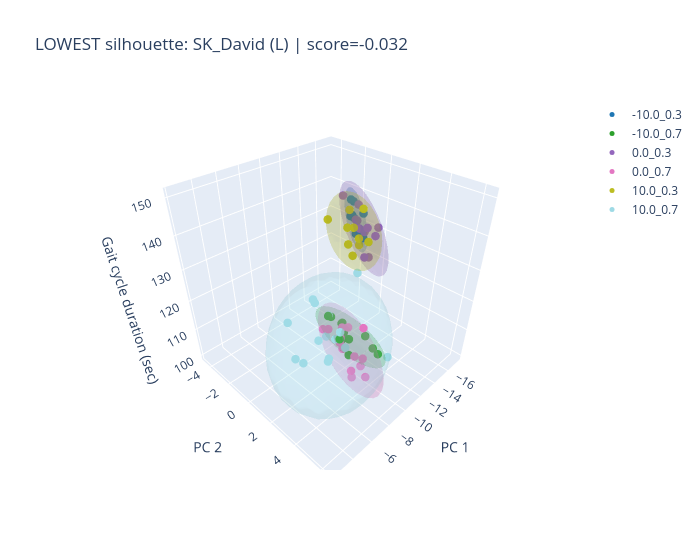
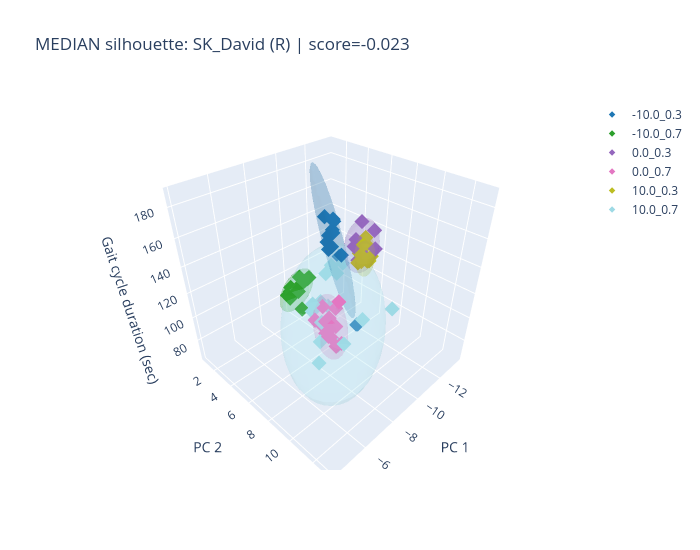
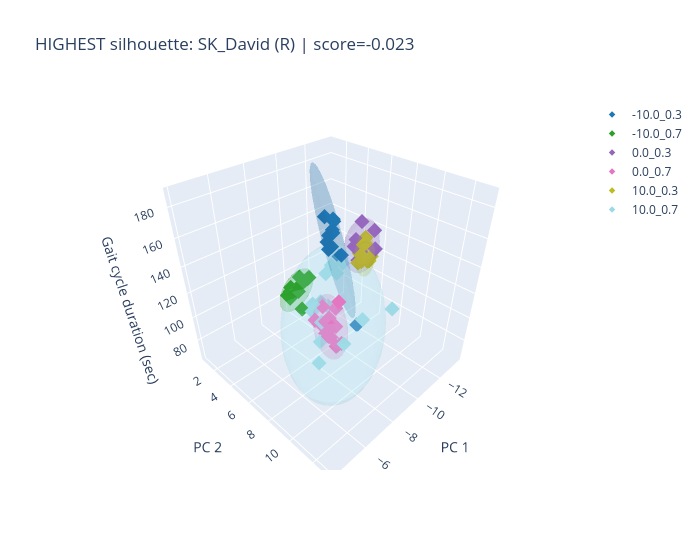

The cell these charts' notebook holds for them, in order:
### Code cell
import numpy as np
import pandas as pd
import matplotlib.pyplot as plt
import plotly.graph_objects as go
from scipy.stats import chi2
from sklearn.metrics import silhouette_score

# Collect all 18 subject-side cases and compute silhouette scores.
def _to_xyz_case(points_3d):
    parsed = []
    for p in points_3d:
        if isinstance(p, str):
            arr = np.fromstring(p.strip("[]").replace(",", " "), sep=" ")
        else:
            arr = np.asarray(p, dtype=float).ravel()
        if arr.size >= 3 and np.all(np.isfinite(arr[:3])):
            parsed.append(arr[:3])
    return np.asarray(parsed, dtype=float)

def _build_case(subject, side):
    if side == "L":
        pts = _to_xyz_case(input_reduced_L['pc_buffer'][subject])
        labels = np.array([
            f"{inc_idx_L['pc_buffer'][subject][i]}_{spd_idx_L['pc_buffer'][subject][i]}"
            for i in range(len(spd_idx_L['pc_buffer'][subject]))
        ], dtype=str)
    else:
        pts = _to_xyz_case(input_reduced_R['pc_buffer'][subject])
        labels = np.array([
            f"{inc_idx_R['pc_buffer'][subject][i]}_{spd_idx_R['pc_buffer'][subject][i]}"
            for i in range(len(spd_idx_R['pc_buffer'][subject]))
        ], dtype=str)

    n = min(len(pts), len(labels))
    pts = pts[:n]
    labels = labels[:n]

    if n < 4 or np.unique(labels).size < 2:
        return None

    score = float(silhouette_score(pts, labels))
    return {
        "subject": subject,
        "side": side,
        "score": score,
        "pts": pts,
        "labels": labels,
    }

all_cases = []
for subject in subjects:
    for side in ["L", "R"]:
        case = _build_case(subject, side)
        if case is not None:
            all_cases.append(case)

if len(all_cases) == 0:
    raise ValueError("No valid subject-side cases found for silhouette analysis.")

# Print all silhouette scores and summary stats.
score_table = pd.DataFrame([
    {
        "subject": case["subject"],
        "side": case["side"],
        "silhouette": case["score"],
    }
    for case in sorted(all_cases, key=lambda x: (x["subject"], x["side"]))
])

print(f"Silhouette scores for all valid cases (n={len(score_table)}):")
display(score_table)

score_values = score_table["silhouette"].to_numpy(dtype=float)
print(f"Mean silhouette score: {np.mean(score_values):.4f}")
print(f"Std silhouette score: {np.std(score_values):.4f}")

all_cases_sorted = sorted(all_cases, key=lambda x: x["score"])
mid_idx = len(all_cases_sorted) // 2
selected_cases = [
    ("lowest", all_cases_sorted[0]),
    ("median", all_cases_sorted[mid_idx]),
    ("highest", all_cases_sorted[-1]),
]

summary_df = pd.DataFrame([
    {
        "rank": rank_name,
        "subject": case["subject"],
        "side": case["side"],
        "silhouette": case["score"],
        "n_points": len(case["pts"]),
        "n_tasks": int(np.unique(case["labels"]).size),
    }
    for rank_name, case in selected_cases
])
print("Selected representative cases from 18 subject-side combinations:")
display(summary_df)

CHI2_90_DF3 = chi2.ppf(0.90, df=3)

# Plotly helper.
def _add_plotly_confidence_ellipsoid(fig, pts_cluster, color, confidence_scale=np.sqrt(CHI2_90_DF3)):
    pts_cluster = np.asarray(pts_cluster, dtype=float)
    if pts_cluster.shape[0] < 4:
        return

    center = pts_cluster.mean(axis=0)
    cov = np.cov(pts_cluster.T)
    if not np.all(np.isfinite(cov)):
        return

    eigvals, eigvecs = np.linalg.eigh(cov)
    eigvals = np.clip(eigvals, 1e-9, None)
    radii = confidence_scale * np.sqrt(eigvals)

    u = np.linspace(0, 2 * np.pi, 32)
    v = np.linspace(0, np.pi, 16)
    x = np.outer(np.cos(u), np.sin(v))
    y = np.outer(np.sin(u), np.sin(v))
    z = np.outer(np.ones_like(u), np.cos(v))
    sphere = np.stack([x, y, z], axis=0).reshape(3, -1)

    ellipsoid = (eigvecs @ np.diag(radii) @ sphere).reshape(3, len(u), len(v))
    xe = ellipsoid[0] + center[0]
    ye = ellipsoid[1] + center[1]
    ze = ellipsoid[2] + center[2]

    fig.add_trace(
        go.Surface(
            x=xe,
            y=ye,
            z=ze,
            showscale=False,
            opacity=0.16,
            surfacecolor=np.zeros_like(xe),
            colorscale=[[0, color], [1, color]],
            hoverinfo="skip",
            showlegend=False,
        )
    )

# Matplotlib helper.
def _add_mpl_confidence_ellipsoid(ax, pts_cluster, color, confidence_scale=np.sqrt(CHI2_90_DF3)):
    pts_cluster = np.asarray(pts_cluster, dtype=float)
    if pts_cluster.shape[0] < 4:
        return

    center = pts_cluster.mean(axis=0)
    cov = np.cov(pts_cluster.T)
    if not np.all(np.isfinite(cov)):
        return

    eigvals, eigvecs = np.linalg.eigh(cov)
    eigvals = np.clip(eigvals, 1e-9, None)
    radii = confidence_scale * np.sqrt(eigvals)

    u = np.linspace(0, 2 * np.pi, 30)
    v = np.linspace(0, np.pi, 15)
    x = np.outer(np.cos(u), np.sin(v))
    y = np.outer(np.sin(u), np.sin(v))
    z = np.outer(np.ones_like(u), np.cos(v))
    sphere = np.stack([x, y, z], axis=0).reshape(3, -1)

    ellipsoid = (eigvecs @ np.diag(radii) @ sphere).reshape(3, *x.shape)
    ax.plot_surface(
        ellipsoid[0] + center[0],
        ellipsoid[1] + center[1],
        (ellipsoid[2] + center[2]) / 100,
        color=color,
        alpha=0.10,
        linewidth=0,
    )

# Render selected cases in both Plotly and Matplotlib.
for rank_name, case in selected_cases:
    subject = case["subject"]
    side = case["side"]
    score = case["score"]
    pts = case["pts"]
    labels = case["labels"]

    unique_tasks = np.unique(labels)
    cmap = plt.get_cmap("tab20", len(unique_tasks))
    task_to_color_mpl = {task: cmap(i) for i, task in enumerate(unique_tasks)}
    task_to_color_hex = {
        task: "#{:02x}{:02x}{:02x}".format(
            int(255 * task_to_color_mpl[task][0]),
            int(255 * task_to_color_mpl[task][1]),
            int(255 * task_to_color_mpl[task][2]),
        )
        for task in unique_tasks
    }

    # Plotly figure.
    fig_plotly = go.Figure()
    for task in unique_tasks:
        mask = labels == task
        cluster = pts[mask]
        color_hex = task_to_color_hex[task]

        fig_plotly.add_trace(
            go.Scatter3d(
                x=cluster[:, 0],
                y=cluster[:, 1],
                z=cluster[:, 2],
                mode="markers",
                name=str(task),
                marker=dict(size=5, color=color_hex, symbol="circle" if side == "L" else "diamond"),
            )
        )
        _add_plotly_confidence_ellipsoid(fig_plotly, cluster, color_hex)

    fig_plotly.update_layout(
        title=f"{rank_name.upper()} silhouette: {subject} ({side}) | score={score:.3f}",
        scene=dict(
            xaxis_title="PC 1",
            yaxis_title="PC 2",
            zaxis_title="Gait cycle duration (sec)",
        ),
        width=700,
        height=550,
    )
    fig_plotly.show()

    # Matplotlib figure.
    fig_mpl = plt.figure(figsize=(4, 3))
    ax = fig_mpl.add_subplot(111, projection="3d")

    for task in unique_tasks:
        mask = labels == task
        cluster = pts[mask]
        color = task_to_color_mpl[task]

        ax.scatter(
            cluster[:, 0],
            cluster[:, 1],
            cluster[:, 2] / 100,
            color=color,
            marker="o",
            s=20,
            edgecolors=color,
            linewidth=0.4,
            label=str(task),
        )
        _add_mpl_confidence_ellipsoid(ax, cluster, color)

    handles, plot_labels = ax.get_legend_handles_labels()
    by_label = dict(zip(plot_labels, handles))
    ax.legend(by_label.values(), by_label.keys(), bbox_to_anchor=(1.05, 1), loc="upper left")
    ax.set_title(f"{rank_name.upper()} silhouette: {subject} ({side}) | score={score:.3f}")
    ax.set_xlabel("PC 1")
    ax.set_ylabel("PC 2")
    ax.set_zlabel("Gait cycle duration (sec)")
    from matplotlib.ticker import MaxNLocator
    ax.xaxis.set_major_locator(MaxNLocator(nbins=3))
    ax.yaxis.set_major_locator(MaxNLocator(nbins=3))
    ax.zaxis.set_major_locator(MaxNLocator(nbins=2))
    ax.view_init(elev=30, azim=-45)

    plt.tight_layout()
    plt.rcParams['pdf.fonttype'] = 42

    if rank_name == "lowest":
        plt.savefig('Manifold_SK_L.pdf', dpi=300)
    elif rank_name == "highest":
        plt.savefig('Manifold_SK_H.pdf', dpi=300)
    elif rank_name == "median":
        plt.savefig('Manifold_SK_M.pdf', dpi=300)
    plt.show()

### Figure 1 — Plotly figure (JSON) as saved in the notebook; plotly's stock layout.template omitted (floating-point values rounded to 4 significant figures; data arrays with more than 128 entries replaced by an {"elided": "..."} marker saying what was removed)
{"data": [{"marker": {"color": "#1f77b4", "size": 5, "symbol": "circle"}, "mode": "markers", "name": "-10.0_0.3", "type": "scatter3d", "x": [-13.35, -13.09, -13.21, -13.45, -12.62, -13.95, -12.32, -12.51, -12.3, -13.38], "y": [0.8825, 0.1014, 0.01998, -0.02868, 0.838, -0.2634, 1.002, 1.159, 1.582, 0.2169], "z": [142.0, 145.0, 140.0, 140.0, 137.0, 143.0, 139.5, 138.5, 137.5, 139.5]}, {"colorscale": [[0, "#1f77b4"], [1, "#1f77b4"]], "hoverinfo": "skip", "opacity": 0.16, "showlegend": false, "showscale": false, "surfacecolor": {"elided": "32x16 float values"}, "type": "surface", "x": {"elided": "32x16 float values"}, "y": {"elided": "32x16 float values"}, "z": {"elided": "32x16 float values"}}, {"marker": {"color": "#2ca02c", "size": 5, "symbol": "circle"}, "mode": "markers", "name": "-10.0_0.7", "type": "scatter3d", "x": [-10.45, -10.57, -10.68, -10.49, -10.56, -9.862, -10.63, -9.328, -10.12, -11.58, -11.05, -9.505, -9.277, -8.577], "y": [0.2045, 1.348, 0.2877, 1.391, 1.452, 4.161, 1.43, 2.711, 3.42, 0.5763, 1.006, 2.617, 4.86, 2.498], "z": [112.0, 108.5, 111.5, 106.5, 108.5, 113.0, 109.0, 113.0, 114.5, 108.0, 110.5, 106.5, 114.5, 114.0]}, {"colorscale": [[0, "#2ca02c"], [1, "#2ca02c"]], "hoverinfo": "skip", "opacity": 0.16, "showlegend": false, "showscale": false, "surfacecolor": {"elided": "32x16 float values"}, "type": "surface", "x": {"elided": "32x16 float values"}, "y": {"elided": "32x16 float values"}, "z": {"elided": "32x16 float values"}}, {"marker": {"color": "#9467bd", "size": 5, "symbol": "circle"}, "mode": "markers", "name": "0.0_0.3", "type": "scatter3d", "x": [-13.07, -12.27, -11.82, -11.98, -12.59, -11.3, -11.6, -12.94, -13.06, -13.3, -12.39], "y": [2.147, 1.687, 2.146, 1.506, 0.935, 3.009, 2.171, -0.4062, 0.5206, 0.5361, 1.988], "z": [140.5, 139.5, 142.0, 140.5, 141.0, 142.0, 134.0, 145.5, 140.0, 144.0, 132.5]}, {"colorscale": [[0, "#9467bd"], [1, "#9467bd"]], "hoverinfo": "skip", "opacity": 0.16, "showlegend": false, "showscale": false, "surfacecolor": {"elided": "32x16 float values"}, "type": "surface", "x": {"elided": "32x16 float values"}, "y": {"elided": "32x16 float values"}, "z": {"elided": "32x16 float values"}}, {"marker": {"color": "#e377c2", "size": 5, "symbol": "circle"}, "mode": "markers", "name": "0.0_0.7", "type": "scatter3d", "x": [-8.839, -8.323, -8.033, -8.996, -9.473, -9.264, -9.256, -8.438, -9.459, -9.57, -10.34, -9.875, -9.788, -10.06], "y": [4.092, 3.665, 3.786, 3.929, 1.891, 3.708, 3.223, 4.591, 2.139, 1.881, 1.478, 0.6363, 0.2301, 2.135], "z": [111.5, 104.5, 108.0, 121.0, 109.0, 106.5, 108.5, 107.5, 107.5, 110.5, 111.5, 109.5, 108.5, 114.0]}, {"colorscale": [[0, "#e377c2"], [1, "#e377c2"]], "hoverinfo": "skip", "opacity": 0.16, "showlegend": false, "showscale": false, "surfacecolor": {"elided": "32x16 float values"}, "type": "surface", "x": {"elided": "32x16 float values"}, "y": {"elided": "32x16 float values"}, "z": {"elided": "32x16 float values"}}, {"marker": {"color": "#bcbd22", "size": 5, "symbol": "circle"}, "mode": "markers", "name": "10.0_0.3", "type": "scatter3d", "x": [-10.62, -11.51, -11.52, -12.15, -11.35, -11.03, -10.94, -10.26, -11.12, -10.54], "y": [1.527, 1.372, 1.813, 0.6323, 1.493, 2.085, -0.1523, 1.85, 2.249, 3.029], "z": [142.5, 133.0, 137.0, 144.0, 141.5, 140.0, 141.5, 139.0, 148.0, 141.5]}, {"colorscale": [[0, "#bcbd22"], [1, "#bcbd22"]], "hoverinfo": "skip", "opacity": 0.16, "showlegend": false, "showscale": false, "surfacecolor": {"elided": "32x16 float values"}, "type": "surface", "x": {"elided": "32x16 float values"}, "y": {"elided": "32x16 float values"}, "z": {"elided": "32x16 float values"}}, {"marker": {"color": "#9edae5", "size": 5, "symbol": "circle"}, "mode": "markers", "name": "10.0_0.7", "type": "scatter3d", "x": [-10.18, -10.54, -9.354, -8.924, -11.16, -11.66, -9.685, -9.177, -6.086, -6.034, -6.036, -17.44, -8.821, -8.076, -7.859], "y": [5.046, 0.179, 2.425, 1.91, -1.551, -2.114, 0.5887, -2.69, 1.381, 3.432, 0.7352, -1.946, 2.364, 1.999, 1.314], "z": [112.0, 112.0, 109.0, 111.5, 111.0, 110.0, 107.0, 104.0, 107.5, 115.0, 107.0, 111.0, 115.5, 106.5, 111.5]}, {"colorscale": [[0, "#9edae5"], [1, "#9edae5"]], "hoverinfo": "skip", "opacity": 0.16, "showlegend": false, "showscale": false, "surfacecolor": {"elided": "32x16 float values"}, "type": "surface", "x": {"elided": "32x16 float values"}, "y": {"elided": "32x16 float values"}, "z": {"elided": "32x16 float values"}}], "layout": {"height": 550, "scene": {"xaxis": {"title": {"text": "PC 1"}}, "yaxis": {"title": {"text": "PC 2"}}, "zaxis": {"title": {"text": "Gait cycle duration (sec)"}}}, "title": {"text": "LOWEST silhouette: SK_David (L) | score=-0.032"}, "width": 700}}

### Figure 2 — Plotly figure (JSON) as saved in the notebook; plotly's stock layout.template omitted (floating-point values rounded to 4 significant figures; data arrays with more than 128 entries replaced by an {"elided": "..."} marker saying what was removed)
{"data": [{"marker": {"color": "#1f77b4", "size": 5, "symbol": "diamond"}, "mode": "markers", "name": "-10.0_0.3", "type": "scatter3d", "x": [-11.83, -11.07, -12.86, -11.61, -12.22, -11.16, -12.04, -11.85, -10.09, -10.29, -10.3, -11.64], "y": [5.984, 3.753, 2.767, 3.599, 2.97, 3.805, 2.266, 3.38, 6.346, 5.198, 4.896, 3.611], "z": [65.5, 133.5, 107.5, 140.0, 141.5, 138.5, 143.5, 146.5, 139.5, 140.0, 136.5, 137.5]}, {"colorscale": [[0, "#1f77b4"], [1, "#1f77b4"]], "hoverinfo": "skip", "opacity": 0.16, "showlegend": false, "showscale": false, "surfacecolor": {"elided": "32x16 float values"}, "type": "surface", "x": {"elided": "32x16 float values"}, "y": {"elided": "32x16 float values"}, "z": {"elided": "32x16 float values"}}, {"marker": {"color": "#2ca02c", "size": 5, "symbol": "diamond"}, "mode": "markers", "name": "-10.0_0.7", "type": "scatter3d", "x": [-9.454, -9.759, -8.401, -8.783, -8.425, -8.368, -9.413, -7.767, -8.253, -9.72, -8.247, -7.864, -8.322, -7.578], "y": [3.561, 3.617, 4.46, 3.84, 3.852, 4.25, 3.102, 4.271, 4.621, 3.496, 3.814, 5.568, 3.798, 4.851], "z": [109.5, 111.0, 112.0, 110.0, 109.5, 113.0, 111.0, 112.0, 114.5, 109.5, 109.5, 107.0, 112.5, 114.0]}, {"colorscale": [[0, "#2ca02c"], [1, "#2ca02c"]], "hoverinfo": "skip", "opacity": 0.16, "showlegend": false, "showscale": false, "surfacecolor": {"elided": "32x16 float values"}, "type": "surface", "x": {"elided": "32x16 float values"}, "y": {"elided": "32x16 float values"}, "z": {"elided": "32x16 float values"}}, {"marker": {"color": "#9467bd", "size": 5, "symbol": "diamond"}, "mode": "markers", "name": "0.0_0.3", "type": "scatter3d", "x": [-12.85, -11.45, -11.37, -10.94, -11.77, -10.72, -10.73, -11.1, -11.12, -12.57, -12.08], "y": [4.931, 7.686, 6.477, 7.443, 5.655, 6.696, 7.039, 6.837, 6.286, 6.385, 5.51], "z": [145.5, 142.5, 142.0, 138.5, 139.5, 144.0, 135.0, 142.5, 140.0, 145.5, 133.5]}, {"colorscale": [[0, "#9467bd"], [1, "#9467bd"]], "hoverinfo": "skip", "opacity": 0.16, "showlegend": false, "showscale": false, "surfacecolor": {"elided": "32x16 float values"}, "type": "surface", "x": {"elided": "32x16 float values"}, "y": {"elided": "32x16 float values"}, "z": {"elided": "32x16 float values"}}, {"marker": {"color": "#e377c2", "size": 5, "symbol": "diamond"}, "mode": "markers", "name": "0.0_0.7", "type": "scatter3d", "x": [-7.071, -7.312, -7.115, -8.273, -7.755, -7.277, -7.838, -7.345, -7.462, -7.667, -7.595, -8.771, -8.203, -7.91, -8.337], "y": [9.039, 9.815, 9.617, 8.388, 7.903, 9.204, 7.929, 8.439, 8.799, 7.82, 7.166, 7.506, 7.644, 8.588, 6.881], "z": [111.5, 109.0, 107.0, 125.5, 111.0, 108.0, 108.5, 108.0, 114.0, 107.0, 109.0, 112.0, 109.0, 110.0, 113.0]}, {"colorscale": [[0, "#e377c2"], [1, "#e377c2"]], "hoverinfo": "skip", "opacity": 0.16, "showlegend": false, "showscale": false, "surfacecolor": {"elided": "32x16 float values"}, "type": "surface", "x": {"elided": "32x16 float values"}, "y": {"elided": "32x16 float values"}, "z": {"elided": "32x16 float values"}}, {"marker": {"color": "#bcbd22", "size": 5, "symbol": "diamond"}, "mode": "markers", "name": "10.0_0.3", "type": "scatter3d", "x": [-10.13, -10.81, -10.67, -11.82, -10.81, -10.81, -11.55, -11.17, -10.61, -10.92, -10.63], "y": [7.701, 7.847, 7.889, 6.446, 7.048, 7.25, 6.826, 7.679, 8.099, 7.247, 7.658], "z": [139.5, 139.0, 138.5, 144.0, 140.0, 134.5, 141.5, 138.5, 140.0, 146.5, 140.0]}, {"colorscale": [[0, "#bcbd22"], [1, "#bcbd22"]], "hoverinfo": "skip", "opacity": 0.16, "showlegend": false, "showscale": false, "surfacecolor": {"elided": "32x16 float values"}, "type": "surface", "x": {"elided": "32x16 float values"}, "y": {"elided": "32x16 float values"}, "z": {"elided": "32x16 float values"}}, {"marker": {"color": "#9edae5", "size": 5, "symbol": "diamond"}, "mode": "markers", "name": "10.0_0.7", "type": "scatter3d", "x": [-11.04, -10.48, -8.799, -7.99, -11.43, -12.19, -8.762, -8.1, -7.674, -7.302, -6.992, -5.733, -10.74, -9.387, -6.751], "y": [4.783, 4.382, 6.762, 6.433, 3.726, 3.966, 6.128, 6.208, 7.648, 9.515, 10.39, 10.0, 10.09, 9.118, 8.751], "z": [112.5, 113.5, 109.5, 115.0, 112.0, 110.5, 110.0, 107.0, 109.5, 105.5, 115.0, 108.5, 112.0, 107.5, 108.0]}, {"colorscale": [[0, "#9edae5"], [1, "#9edae5"]], "hoverinfo": "skip", "opacity": 0.16, "showlegend": false, "showscale": false, "surfacecolor": {"elided": "32x16 float values"}, "type": "surface", "x": {"elided": "32x16 float values"}, "y": {"elided": "32x16 float values"}, "z": {"elided": "32x16 float values"}}], "layout": {"height": 550, "scene": {"xaxis": {"title": {"text": "PC 1"}}, "yaxis": {"title": {"text": "PC 2"}}, "zaxis": {"title": {"text": "Gait cycle duration (sec)"}}}, "title": {"text": "MEDIAN silhouette: SK_David (R) | score=-0.023"}, "width": 700}}

### Figure 3 — Plotly figure (JSON) as saved in the notebook; plotly's stock layout.template omitted (floating-point values rounded to 4 significant figures; data arrays with more than 128 entries replaced by an {"elided": "..."} marker saying what was removed)
{"data": [{"marker": {"color": "#1f77b4", "size": 5, "symbol": "diamond"}, "mode": "markers", "name": "-10.0_0.3", "type": "scatter3d", "x": [-11.83, -11.07, -12.86, -11.61, -12.22, -11.16, -12.04, -11.85, -10.09, -10.29, -10.3, -11.64], "y": [5.984, 3.753, 2.767, 3.599, 2.97, 3.805, 2.266, 3.38, 6.346, 5.198, 4.896, 3.611], "z": [65.5, 133.5, 107.5, 140.0, 141.5, 138.5, 143.5, 146.5, 139.5, 140.0, 136.5, 137.5]}, {"colorscale": [[0, "#1f77b4"], [1, "#1f77b4"]], "hoverinfo": "skip", "opacity": 0.16, "showlegend": false, "showscale": false, "surfacecolor": {"elided": "32x16 float values"}, "type": "surface", "x": {"elided": "32x16 float values"}, "y": {"elided": "32x16 float values"}, "z": {"elided": "32x16 float values"}}, {"marker": {"color": "#2ca02c", "size": 5, "symbol": "diamond"}, "mode": "markers", "name": "-10.0_0.7", "type": "scatter3d", "x": [-9.454, -9.759, -8.401, -8.783, -8.425, -8.368, -9.413, -7.767, -8.253, -9.72, -8.247, -7.864, -8.322, -7.578], "y": [3.561, 3.617, 4.46, 3.84, 3.852, 4.25, 3.102, 4.271, 4.621, 3.496, 3.814, 5.568, 3.798, 4.851], "z": [109.5, 111.0, 112.0, 110.0, 109.5, 113.0, 111.0, 112.0, 114.5, 109.5, 109.5, 107.0, 112.5, 114.0]}, {"colorscale": [[0, "#2ca02c"], [1, "#2ca02c"]], "hoverinfo": "skip", "opacity": 0.16, "showlegend": false, "showscale": false, "surfacecolor": {"elided": "32x16 float values"}, "type": "surface", "x": {"elided": "32x16 float values"}, "y": {"elided": "32x16 float values"}, "z": {"elided": "32x16 float values"}}, {"marker": {"color": "#9467bd", "size": 5, "symbol": "diamond"}, "mode": "markers", "name": "0.0_0.3", "type": "scatter3d", "x": [-12.85, -11.45, -11.37, -10.94, -11.77, -10.72, -10.73, -11.1, -11.12, -12.57, -12.08], "y": [4.931, 7.686, 6.477, 7.443, 5.655, 6.696, 7.039, 6.837, 6.286, 6.385, 5.51], "z": [145.5, 142.5, 142.0, 138.5, 139.5, 144.0, 135.0, 142.5, 140.0, 145.5, 133.5]}, {"colorscale": [[0, "#9467bd"], [1, "#9467bd"]], "hoverinfo": "skip", "opacity": 0.16, "showlegend": false, "showscale": false, "surfacecolor": {"elided": "32x16 float values"}, "type": "surface", "x": {"elided": "32x16 float values"}, "y": {"elided": "32x16 float values"}, "z": {"elided": "32x16 float values"}}, {"marker": {"color": "#e377c2", "size": 5, "symbol": "diamond"}, "mode": "markers", "name": "0.0_0.7", "type": "scatter3d", "x": [-7.071, -7.312, -7.115, -8.273, -7.755, -7.277, -7.838, -7.345, -7.462, -7.667, -7.595, -8.771, -8.203, -7.91, -8.337], "y": [9.039, 9.815, 9.617, 8.388, 7.903, 9.204, 7.929, 8.439, 8.799, 7.82, 7.166, 7.506, 7.644, 8.588, 6.881], "z": [111.5, 109.0, 107.0, 125.5, 111.0, 108.0, 108.5, 108.0, 114.0, 107.0, 109.0, 112.0, 109.0, 110.0, 113.0]}, {"colorscale": [[0, "#e377c2"], [1, "#e377c2"]], "hoverinfo": "skip", "opacity": 0.16, "showlegend": false, "showscale": false, "surfacecolor": {"elided": "32x16 float values"}, "type": "surface", "x": {"elided": "32x16 float values"}, "y": {"elided": "32x16 float values"}, "z": {"elided": "32x16 float values"}}, {"marker": {"color": "#bcbd22", "size": 5, "symbol": "diamond"}, "mode": "markers", "name": "10.0_0.3", "type": "scatter3d", "x": [-10.13, -10.81, -10.67, -11.82, -10.81, -10.81, -11.55, -11.17, -10.61, -10.92, -10.63], "y": [7.701, 7.847, 7.889, 6.446, 7.048, 7.25, 6.826, 7.679, 8.099, 7.247, 7.658], "z": [139.5, 139.0, 138.5, 144.0, 140.0, 134.5, 141.5, 138.5, 140.0, 146.5, 140.0]}, {"colorscale": [[0, "#bcbd22"], [1, "#bcbd22"]], "hoverinfo": "skip", "opacity": 0.16, "showlegend": false, "showscale": false, "surfacecolor": {"elided": "32x16 float values"}, "type": "surface", "x": {"elided": "32x16 float values"}, "y": {"elided": "32x16 float values"}, "z": {"elided": "32x16 float values"}}, {"marker": {"color": "#9edae5", "size": 5, "symbol": "diamond"}, "mode": "markers", "name": "10.0_0.7", "type": "scatter3d", "x": [-11.04, -10.48, -8.799, -7.99, -11.43, -12.19, -8.762, -8.1, -7.674, -7.302, -6.992, -5.733, -10.74, -9.387, -6.751], "y": [4.783, 4.382, 6.762, 6.433, 3.726, 3.966, 6.128, 6.208, 7.648, 9.515, 10.39, 10.0, 10.09, 9.118, 8.751], "z": [112.5, 113.5, 109.5, 115.0, 112.0, 110.5, 110.0, 107.0, 109.5, 105.5, 115.0, 108.5, 112.0, 107.5, 108.0]}, {"colorscale": [[0, "#9edae5"], [1, "#9edae5"]], "hoverinfo": "skip", "opacity": 0.16, "showlegend": false, "showscale": false, "surfacecolor": {"elided": "32x16 float values"}, "type": "surface", "x": {"elided": "32x16 float values"}, "y": {"elided": "32x16 float values"}, "z": {"elided": "32x16 float values"}}], "layout": {"height": 550, "scene": {"xaxis": {"title": {"text": "PC 1"}}, "yaxis": {"title": {"text": "PC 2"}}, "zaxis": {"title": {"text": "Gait cycle duration (sec)"}}}, "title": {"text": "HIGHEST silhouette: SK_David (R) | score=-0.023"}, "width": 700}}
